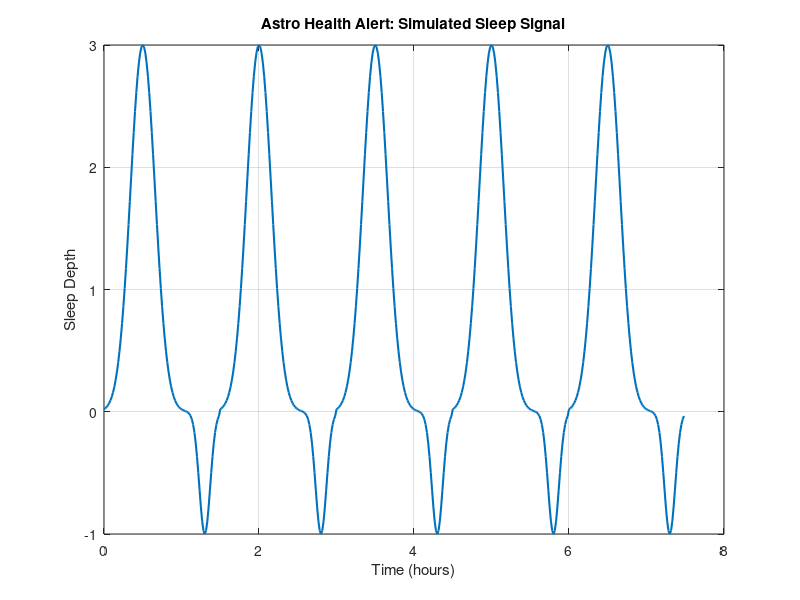

This figure's MATLAB source:
% Parameters
Fs = 60;             % Sampling frequency (samples per hour = 1 per minute)
T = 1/Fs;            % Sampling period (hours)
sleep_hours = 7.5;   % Total sleep duration (hours)
L = sleep_hours*Fs;  % Length of signal
t = (0:L-1)*T;       % Time vector (hours)

% Simulate sleep cycles using Gaussian peaks
cycle_length = 1.5;  % One sleep cycle = about 90 minutes
cycle_interval = round(Fs * cycle_length);

% Create synthetic sleep-depth signal
sleep_signal = zeros(size(t));

for i = 1:cycle_interval:L
    % Add a deep-sleep peak and a REM dip in each cycle
    t_pulse = (t - (i-1)*T);
    pulse = 3.0 * exp(-(t_pulse - 0.5).^2 / 0.05) ...
        - 1.0 * exp(-(t_pulse - 1.3).^2 / 0.01);
    idx = i:min(i+cycle_interval-1, L);
    sleep_signal(idx) = sleep_signal(idx) + pulse(idx);
end

% Plot the simulated sleep signal
figure;
plot(t, sleep_signal, 'LineWidth', 1.5);
title('Astro Health Alert: Simulated Sleep Signal');
xlabel('Time (hours)');
ylabel('Sleep Depth');
grid on;
